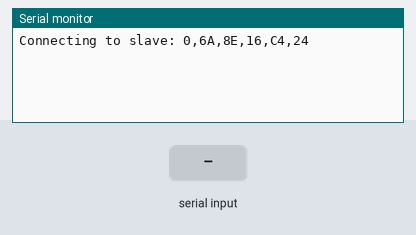
This sketch was run on a simulated Arduino Uno, built with avr-gcc and run on an emulated ATmega328P. Shown: the last lines printed to the serial monitor. The test bench sets the inputs (shaded band).

Above: at 11.2 s.
11.3 s: "1\n" received over Serial
At 11.9 s:
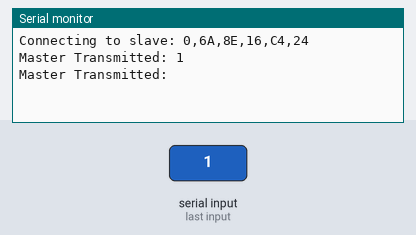
12.8 s: "1\n" received over the second serial link
At 14.0 s:
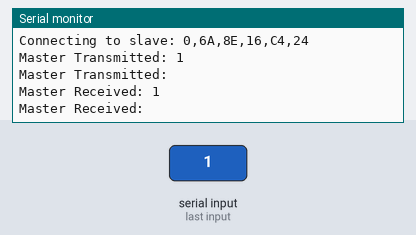
14.3 s: "0\n" received over Serial
At 15.4 s:
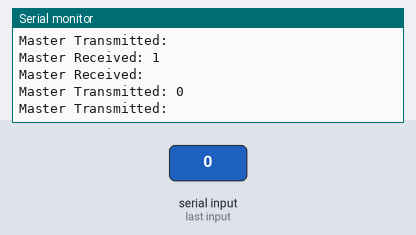
15.8 s: "0\n" received over the second serial link
At 16.4 s:
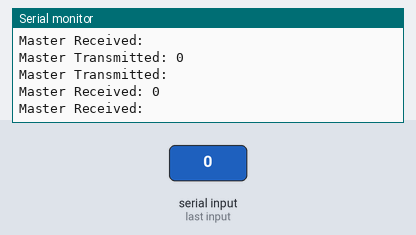

Measured:
- after the input at 11.3 s, the serial monitor: prints a new line at once (image 1)
- after the input at 12.8 s, the serial monitor: prints a new line at once (image 2)
- after the input at 14.3 s, the serial monitor: prints a new line at once (image 3)
- after the input at 15.8 s, the serial monitor: prints a new line at once (image 4)

The sketch:

master.ino
```cpp
#include <SoftwareSerial.h>                     // Software Serial Port

#define RxD 7
#define TxD 6

#define DEBUG_ENABLED  1

// Make sure you modify this address to the one in your Slave Device!!
String slaveAddr = "0,6A,8E,16,C4,24";

SoftwareSerial blueToothSerial(RxD,TxD);

void setup()
{
  Serial.begin(9600);
  pinMode(RxD, INPUT);
  pinMode(TxD, OUTPUT);
  setupBlueToothConnection();
  //wait 1s and flush the serial and btooth buffers
  delay(1000);
  Serial.flush();
  blueToothSerial.flush();
}

void loop()

{
  char recvChar;

  // Infinite loop
  while(1)
  {
    // If there is data pending to be read from the shield
    if(blueToothSerial.available())
    {
      recvChar = blueToothSerial.read();
      // Print the data through the Serial channel
      Serial.print("Master Received: ");
      Serial.print(recvChar);
      Serial.print("\n");
    }
    // If there is data pending to be read from the serial port
    if(Serial.available())
    {
      recvChar  = Serial.read();
      // Send the data through btooth
      blueToothSerial.print(recvChar);
      Serial.print("Master Transmitted: ");
      Serial.print(recvChar);
      Serial.print("\n");
    }
  }
}

// Function to start the connection. Make sure slaveAddr is set to the right
// value.
void setupBlueToothConnection()
{
  // Set BluetoothBee BaudRate to default baud rate 38400
  blueToothSerial.begin(38400);
  // set the bluetooth work in master mode
  blueToothSerial.print("\r\n+STWMOD=1\r\n");
  // set the bluetooth name (irrelevant)
  blueToothSerial.print("\r\n+STNA=Master20\r\n");
  // Auto-connection is forbidden here
  blueToothSerial.print("\r\n+STAUTO=0\r\n");
  // This delay is required.
  delay(2000);
  blueToothSerial.flush();
  // This delay is required.
  delay(2000);

  //form the full connection command
  Serial.print("Connecting to slave: ");
  Serial.println(slaveAddr);
  //send connection command
  blueToothSerial.print("\r\n+CONN=" + slaveAddr + "\r\n");
  delay(5000);
}
```
